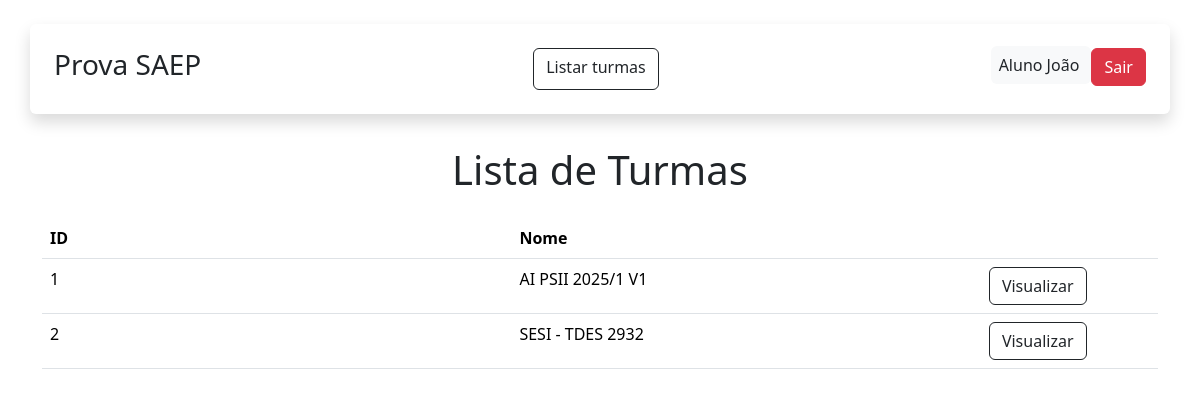
The page /turma (signed in) on the database its author committed.
### app/models.py (models this page shows, shortened)
class User(db.Model, UserMixin):
    id = db.Column(db.Integer, primary_key=True)
    nome = db.Column(db.String(100), nullable=False)
    sobrenome = db.Column(db.String(100), nullable=False)
    email = db.Column(db.String(120), unique=True, nullable=False)
    senha = db.Column(db.String(60), nullable=False)
    turmas = db.relationship('Turma', backref='user', lazy=True)
    atividades = db.relationship('Atividade', backref='user', lazy=True)

class Turma(db.Model):
    id = db.Column(db.Integer, primary_key=True)
    nome = db.Column(db.String(100), nullable=False)
    user_id = db.Column(db.Integer, db.ForeignKey('user.id'), nullable=False)
    atividades = db.relationship('Atividade', backref='turma', lazy=True)

### app/view.py (the view)
@app.route('/turma', methods=['GET', 'POST'])
@login_required
def turmas():
    dados = Turma.query.order_by(Turma.id)
    context = {'dados': dados.all()}
    return render_template("turma_lista.html", context=context)

### app/models.py (called while the page is built)
@login_manager.user_loader
def load_user(user_id):
    return User.query.get(int(user_id))

### app/templates/turma_lista.html (shortened to what this page needs)
{% extends "base.html" %}
{% block content %}
<div class="container">
    <div class="row text-center">
        <h1 class="mt-2">Lista de Turmas</h1>
    </div>
</div>
<div class="container">
    <div class="col-12 mt-3">
        <table class="table">
            <thead>
                <th class="col-3">ID</th>
                <th class="col-3">Nome</th>
                <th class="col-1"></th>
            </thead>
            <tbody>
                {% for linha in context['dados'] %}
                <tr>
                    <td class="col-3">{{linha.id}}</td>
                    <td class="col-3">{{linha.nome}}</td>
                    <td class="col-1">
                        <a href="{{ url_for('visualizar_atividades_turma', turma_id=linha.id) }}"
                            class="btn btn-outline-dark">Visualizar</a>
                    </td>
                    {% endfor %}
            </tbody>
        </table>
    </div>
</div>
{% endblock %}

### app/templates/base.html (shortened to what this page needs)
<!DOCTYPE html>
<html lang="en">
<head>
    <link href="https://cdn.jsdelivr.net/npm/bootstrap@5.3.8/dist/css/bootstrap.min.css" rel="stylesheet"
>
</head>
<body>
    <header class="container shadow rounded-2 p-4 my-4 d-flex justify-content-between">
        <h3> Prova SAEP </h3>
        <nav class="nav gap-2 my-md-0">
            <a href="{{ url_for ('turmas') }}" class="btn btn-outline-dark">Listar turmas</a>
        </nav>
        <div>
            {% if current_user.is_authenticated %}
            <span class="p-2 bg-light rounded-2"> {{ current_user.nome }} {{ current_user.sobrenome }} </span>
            <a href="{{ url_for('logout') }}" class="btn btn-danger">Sair</a>
            {% else %}
            <a class="btn btn-outline-dark px-4" href="{{url_for('LoginPage')}}">Login</a>
            <a class="btn btn-outline-dark px-4" href="{{url_for('RegisterPage')}}">Cadastro</a>
            {% endif %}
        </div>
    </header>
    {% block content %} {% endblock %}
</body>
</html>

### rows shown on the page
User: nome "Aluno", sobrenome "João"
Turma: id "1", nome "AI PSII 2025/1 V1"
Turma: id "2", nome "SESI - TDES 2932"
